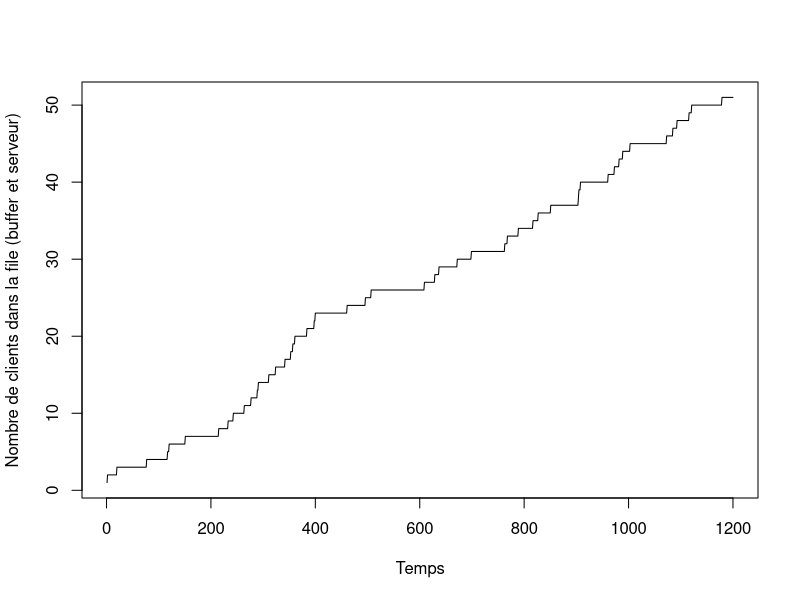

Write the R code that produced this figure.

  # # On définit les valeurs que suit notre file
  # T = 20
  # lambda = 2
  # mu = 3
  # 
  # # Liste des valeurs qui seront sur le graphique
  # instants = array(dim = 0)
  # nb_clients = array(dim = 0)
  # 
  # # Variable temporaire pour la file
  # nbActualClient = 0
  # t = 0
  # 
  # while (t < T) {
  #   instants = append(instants, t)
  #   nb_clients = append(nb_clients, nbActualClient)
  #   
  #   temps_arrivee = rexp(1, lambda)
  #   temps_service = rexp(1, mu)
  #   
  #   if (nbActualClient > 0) {
  #     if (temps_arrivee < temps_service) {
  #       t = t + temps_arrivee
  #       nbActualClient = nbActualClient + 1
  #     } else {
  #       if (temps_arrivee != temps_service){
  #         nbActualClient = nbActualClient - 1
  #       }
  #       t = t + temps_service
  #     }  
  #   } else {
  #     t = t + temps_arrivee
  #     nbActualClient = nbActualClient + 1
  #   }
  # }
  # 
  # plot(instants, nb_clients, xlab="T (min)", ylab="N(T)", type="s")



lambda <- 2
T <- 20*60
mu <- 3
arrivals <- cumsum(rexp(n = T * lambda, rate = lambda))
service_times <- rexp(n = T * lambda, rate = mu)

queue <- c()
buffer <- c()
server <- 0
time <- 0
i <- 1

while (time <= T) {
  if (length(queue) > 0 && server == 0) {
    server <- queue[1]
    queue <- queue[-1]
  }
  
  if (i <= length(arrivals) && arrivals[i] < time) {
    queue <- c(queue, service_times[i])
    buffer <- c(buffer, length(queue) + ifelse(server == 0, 0, 1))
    i <- i + 1
  }
  
  if (server > 0) {
    server <- max(server - 1, 0)
  }
  
  time <- time + 1
}

time_vector <- 1:length(buffer)
plot(time_vector, buffer, type = "l", xlab = "Temps", ylab = "Nombre de clients dans la file (buffer et serveur)")

